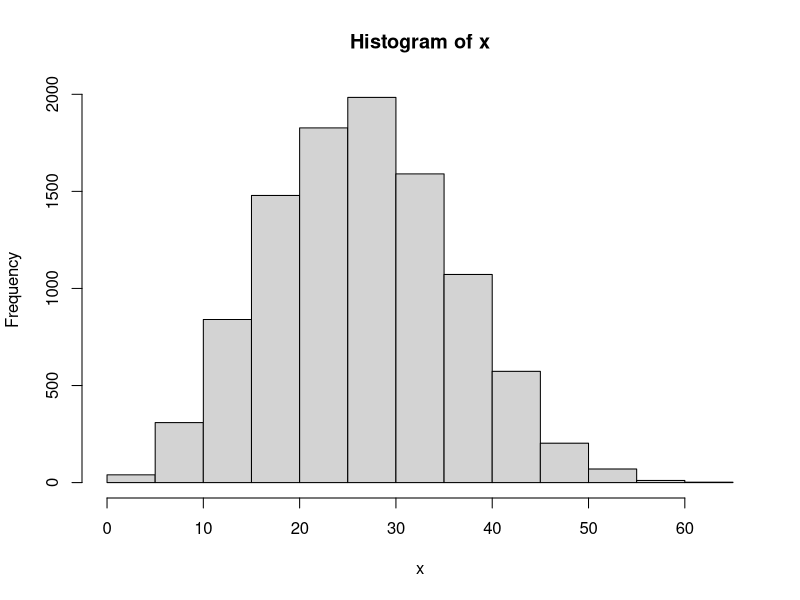

Write the R code that produced this figure.
fit_weibull_3quantiles <- function(q025_target = 14, 
                                   q50_target = 29, 
                                   q975_target = 36) {
  
  # Objective: sum of squared differences from target quantiles
  obj_fun <- function(log_par) {
    # Exponentiate to ensure positivity
    shape <- exp(log_par[1])
    scale <- exp(log_par[2])
    
    # Calculate quantiles
    q025  <- qweibull(0.025, shape = shape, scale = scale)
    q50   <- qweibull(0.50,  shape = shape, scale = scale)
    q975  <- qweibull(0.975, shape = shape, scale = scale)
    
    # Sum of squared errors
    sse <- (q025 - q025_target)^2 + 
      (q50  - q50_target)^2  + 
      (q975 - q975_target)^2
    
    return(sse)
  }
  
  init_guess <- c(log(1.5), log(20))  # a rough guess
  fit <- optim(par = init_guess, fn = obj_fun, method = "BFGS")
  
  shape_hat <- exp(fit$par[1])
  scale_hat <- exp(fit$par[2])
  
  # Inspect final quantiles
  q025_hat  <- qweibull(0.025, shape = shape_hat, scale = scale_hat)
  q50_hat   <- qweibull(0.50,  shape = shape_hat, scale = scale_hat)
  q975_hat  <- qweibull(0.975, shape = shape_hat, scale = scale_hat)
  
  return(list(
    shape    = shape_hat,
    scale    = scale_hat,
    sse      = fit$value,
    q025_fit = q025_hat,
    q50_fit  = q50_hat,
    q975_fit = q975_hat,
    converged = fit$convergence == 0
  ))
}

start_date_weibull_fitting <- as.Date("2017-10-09")

## Later Importation Assumptions
lower_late <- as.Date("2017-10-30") - 5
median_late <- as.Date("2017-11-19") - 5
upper_late <-  as.Date("2017-11-30") - 5

weibull_fit_late <- fit_weibull_3quantiles(q025_target = as.numeric(lower_late - start_date_weibull_fitting),
                                            q50_target = as.numeric(median_late - start_date_weibull_fitting),  
                                            q975_target = as.numeric(upper_late - start_date_weibull_fitting))
weibull_shape_late <- weibull_fit_late$shape
weibull_scale_late <- weibull_fit_late$scale

## Earlier Importation Assumptions
lower_early <- as.Date("2017-10-18") - 5
median_early <- as.Date("2017-11-14") - 5
upper_early <-  as.Date("2017-11-27") - 5

weibull_fit_early <- fit_weibull_3quantiles(q025_target = as.numeric(lower_early - start_date_weibull_fitting),
                                           q50_target = as.numeric(median_early - start_date_weibull_fitting),  
                                           q975_target = as.numeric(upper_early - start_date_weibull_fitting))
weibull_shape_early <- weibull_fit_early$shape
weibull_scale_early <- weibull_fit_early$scale

weibull_shape_vector <- c(weibull_shape_early, weibull_shape_late)
weibull_scale_vector <- c(weibull_scale_early, weibull_scale_late)


x <- rweibull(10000, shape = weibull_shape_early, scale = weibull_scale_early)
hist(x, breaks = 20)


# sum(x < 16)
# sum(x < 36)
# sum(x < 42)


# ### Gamma
# fit_gamma_3quantiles <- function(q025_target = 16,
#                                  q50_target  = 36,
#                                  q975_target = 42) {
#   
#   obj_fun <- function(log_par) {
#     shape <- exp(log_par[1])
#     scale <- exp(log_par[2])
#     
#     # quick guard against extreme values
#     if (shape <= 0 || scale <= 0) return(1e12)
#     
#     # compute all three quantiles at once, suppressing warnings
#     qs <- suppressWarnings(
#       qgamma(c(0.025, 0.50, 0.975),
#              shape = shape,
#              scale = scale)
#     )
#     
#     # if any NaN slipped through, give a big penalty
#     if (any(is.nan(qs))) return(1e12)
#     
#     # sum of squared errors
#     targets <- c(q025_target, q50_target, q975_target)
#     sum((qs - targets)^2)
#   }
#   
#   # reasonable starting point on the log scale
#   init_guess <- c(log(40), log(2))
#   
#   fit <- optim(
#     par    = init_guess,
#     fn     = obj_fun,
#     method = "L-BFGS-B",
#     lower  = c(log(1e-8), log(1e-8)),   # shape,scale ≥ 1e-8
#     upper  = c(log(1e8),  log(1e8))     # shape,scale ≤ 1e8
#   )
#   
#   shape_hat <- exp(fit$par[1])
#   scale_hat <- exp(fit$par[2])
#   
#   # recompute fitted quantiles
#   q_fit <- qgamma(c(0.025, 0.50, 0.975),
#                   shape = shape_hat,
#                   scale = scale_hat)
#   
#   list(
#     shape     = shape_hat,
#     scale     = scale_hat,
#     sse       = fit$value,
#     q025_fit  = q_fit[1],
#     q50_fit   = q_fit[2],
#     q975_fit  = q_fit[3],
#     converged = (fit$convergence == 0)
#   )
# }
# 
# 
# gamma_fit <- fit_gamma_3quantiles(q025_target = as.numeric(lower - start_date),
#                                   q50_target = as.numeric(median - start_date),  
#                                   q975_target = as.numeric(upper - start_date))
# gamma_fit
# 
# 
# ####
# fit_gamma_3quantiles <- function(q025, q50, q975) {
#   # target ratio of upper to lower quantile
#   target_ratio <- q975 / q025
#   
#   # function of shape (alpha) only: want
#   #   qgamma(0.975,shape,1) / qgamma(0.025,shape,1) == target_ratio
#   ratio_fn <- function(shape) {
#     q975_std <- qgamma(0.975, shape=shape, scale=1)
#     q025_std <- qgamma(0.025, shape=shape, scale=1)
#     q975_std / q025_std - target_ratio
#   }
#   
#   # find shape in a reasonable bracket
#   # (tweak lower/upper if your data are extreme)
#   root <- uniroot(ratio_fn, lower=0.1, upper=200)
#   shape_hat <- root$root
#   
#   # now pick scale to hit the median exactly
#   med_std <- qgamma(0.5, shape=shape_hat, scale=1)
#   scale_hat <- q50 / med_std
#   
#   # compute fitted quantiles
#   q025_fit <- qgamma(0.025, shape=shape_hat, scale=scale_hat)
#   q50_fit  <- qgamma(0.50,  shape=shape_hat, scale=scale_hat)
#   q975_fit <- qgamma(0.975, shape=shape_hat, scale=scale_hat)
#   
#   list(
#     shape     = shape_hat,
#     scale     = scale_hat,
#     q025_fit  = q025_fit,
#     q50_fit   = q50_fit,
#     q975_fit  = q975_fit,
#     converged = TRUE
#   )
# }
# res <- fit_gamma_3quantiles(q025 = 16, q50 = 36, q975 = 42)
# print(res)
# 
# x <- rgamma(10000, shape = res$shape, scale = res$scale)
# hist(x, breaks = 20)
# sum(x < 16)
# sum(x < 36)
# sum(x < 42)
# 
# #####
# fit_lognormal_3quantiles <- function(q025_target = 14,
#                                      q50_target  = 29,
#                                      q975_target = 36) {
#   
#   # Objective: SSE between target and fitted quantiles
#   obj_fun <- function(par) {
#     meanlog <- par[1]
#     sdlog   <- exp(par[2])  # ensure positivity
#     
#     # guard against zero/NaN
#     if (sdlog <= 0) return(1e12)
#     
#     qs <- suppressWarnings(
#       qlnorm(c(0.025, 0.50, 0.975),
#              meanlog = meanlog,
#              sdlog   = sdlog)
#     )
#     if (any(is.nan(qs))) return(1e12)
#     
#     targets <- c(q025_target, q50_target, q975_target)
#     sum((qs - targets)^2)
#   }
#   
#   # start at log(median), sdlog=1
#   init_par <- c(log(q50_target), log(1))
#   
#   fit <- optim(
#     par    = init_par,
#     fn     = obj_fun,
#     method = "L-BFGS-B",
#     lower  = c(-Inf, log(1e-8)),   # sdlog ≥ 1e-8
#     upper  = c( Inf, log(1e8) )     # sdlog ≤ 1e8
#   )
#   
#   meanlog_hat <- fit$par[1]
#   sdlog_hat   <- exp(fit$par[2])
#   qs_fit      <- qlnorm(c(0.025, 0.50, 0.975),
#                         meanlog = meanlog_hat,
#                         sdlog   = sdlog_hat)
#   
#   list(
#     meanlog    = meanlog_hat,
#     sdlog      = sdlog_hat,
#     sse        = fit$value,
#     q025_fit   = qs_fit[1],
#     q50_fit    = qs_fit[2],
#     q975_fit   = qs_fit[3],
#     converged  = (fit$convergence == 0)
#   )
# }
# res <- fit_lognormal_3quantiles(q025_target = 16,
#                                 q50_target  = 36,
#                                 q975_target = 42)
# print(res)
# 
# x <- rlnorm(10000, meanlog = res$meanlog, sdlog = res$sdlog)
# hist(x, breaks = 20)
# sum(x < 16)
# sum(x < 36)
# sum(x < 42)
# 
# fit_gev_3quantiles <- function(q025_target,
#                                q50_target,
#                                q975_target) {
#   
#   # GEV quantile function
#   q_gev <- function(p, loc, scale, shape) {
#     if (abs(shape) < 1e-8) {
#       # limit as shape→0 → Gumbel
#       loc - scale * log(-log(p))
#     } else {
#       loc + scale/shape * ((-log(p))^(-shape) - 1)
#     }
#   }
#   
#   # Objective: SSE between model and target quantiles
#   obj_fun <- function(par) {
#     loc   <- par[1]
#     scale <- exp(par[2])   # ensure >0
#     shape <- par[3]
#     
#     # compute the three quantiles
#     qs <- c(
#       q_gev(0.025, loc, scale, shape),
#       q_gev(0.50,  loc, scale, shape),
#       q_gev(0.975, loc, scale, shape)
#     )
#     
#     # if any NaN/Inf, penalize heavily
#     if (any(!is.finite(qs))) return(1e12)
#     
#     sum((qs - c(q025_target, q50_target, q975_target))^2)
#   }
#   
#   # sensible starting values
#   init_loc   <- q50_target
#   init_scale <- log((q975_target - q025_target) / 2)
#   init_shape <- 0.1
#   
#   init_par <- c(init_loc, init_scale, init_shape)
#   
#   fit <- optim(
#     par    = init_par,
#     fn     = obj_fun,
#     method = "L-BFGS-B",
#     lower  = c(-Inf, log(1e-8), -5),  # loc unbounded, scale ≥1e-8, shape ≥ -5
#     upper  = c( Inf, log(1e8),  5)   # scale ≤1e8, shape ≤ 5
#   )
#   
#   # back‐transform and compute fitted quantiles
#   loc_hat   <- fit$par[1]
#   scale_hat <- exp(fit$par[2])
#   shape_hat <- fit$par[3]
#   
#   q_fit <- c(
#     q_gev(0.025, loc_hat, scale_hat, shape_hat),
#     q_gev(0.50,  loc_hat, scale_hat, shape_hat),
#     q_gev(0.975, loc_hat, scale_hat, shape_hat)
#   )
#   
#   list(
#     location   = loc_hat,
#     scale      = scale_hat,
#     shape      = shape_hat,
#     q025_fit   = q_fit[1],
#     q50_fit    = q_fit[2],
#     q975_fit   = q_fit[3],
#     sse        = fit$value,
#     converged  = (fit$convergence == 0)
#   )
# }
# res <- fit_gev_3quantiles(q025_target = 16,
#                           q50_target  = 36,
#                           q975_target = 42)
# print(res)
# 
# # (re)define the GEV quantile function
# q_gev <- function(p, loc, scale, shape) {
#   if (abs(shape) < 1e-8) {
#     loc - scale * log(-log(p))
#   } else {
#     loc + scale/shape * ((-log(p))^(-shape) - 1)
#   }
# }
# 
# # sampler via inverse‐CDF
# rgev_custom <- function(n, loc, scale, shape) {
#   u <- runif(n)
#   q_gev(u, loc, scale, shape)
# }
# 
# # draw 10k samples
# x <- rgev_custom(
#   n     = 10000,
#   loc   = res$location,
#   scale = res$scale,
#   shape = res$shape
# )
# 
# 
# x <- rgev(
#   n     = 100000,
#   loc   = res$location,
#   scale = res$scale,
#   shape = res$shape
# )
# 
# hist(x, breaks = 100, main = "Samples from fitted GEV (evd::rgev)")
# sum(x < 16)
# sum(x < 36)
# sum(x < 42)
# # quick histogram and tail counts
# hist(x, breaks = 50, main = "Samples from fitted GEV")
# sum(x < 16)   # count below 16
# sum(x < 36)   # count below 36
# sum(x < 42)   # count below 42
